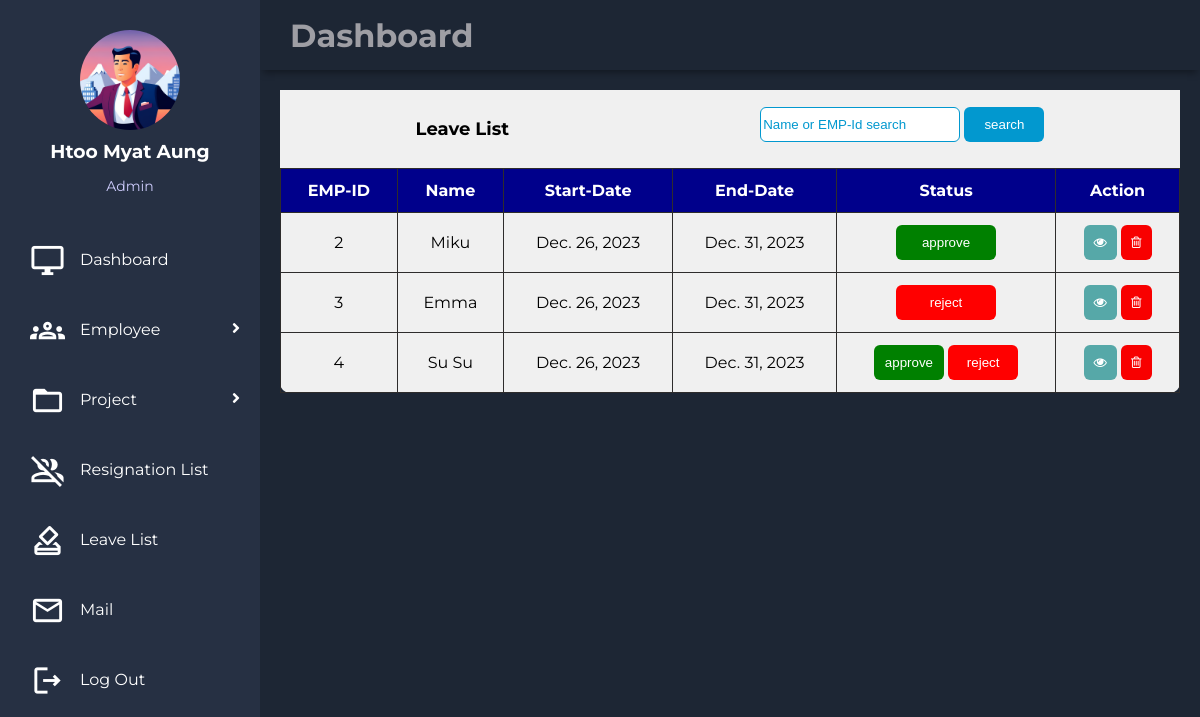
The app's page /ems/search_by1/ (signed in) with its own data.
### EMS_HR/models.py (models this page shows, shortened)
class empdetailModel(models.Model):
    id = models.AutoField(primary_key=True)
    name = models.CharField(max_length=50)
    address = models.TextField()
    birthday = models.DateField()
    image = models.ImageField()
    user = models.OneToOneField(User, on_delete=models.CASCADE)

class empcreateModel(models.Model):
    id = models.AutoField(primary_key=True)
    user = models.OneToOneField(User, on_delete=models.CASCADE)
    phone = models.CharField(max_length=16)
    salary = models.CharField(max_length=50)
    position = models.ForeignKey(positionModel, on_delete=models.CASCADE, default=None)
    gender = models.ForeignKey(genderModel, on_delete=models.CASCADE, default=None)
    image = models.ImageField(default=None, blank=True)
    create_at = models.DateTimeField(default=None)

class positionModel(models.Model):
    name = models.CharField(max_length=50)

class leaveModel(models.Model):
    empid = models.IntegerField(default=None)
    name = models.CharField(max_length=50)
    start_date = models.DateField()
    end_date = models.DateField()
    description = models.TextField(default=None)
    status = models.CharField(max_length=12,default='pending')
    author = models.ForeignKey(User, on_delete=models.CASCADE, default=None)
    create_at = models.DateTimeField(default=None)

### EMS_HR/views.py (the view)
# urls.py: path('search_by1/', search_by1),
@permission_required('EMS_HR.view_leavemodel', login_url='login')
def search_by1(request):
    search = request.GET.get('search')
    if search:
        leave = leaveModel.objects.filter(
            Q(empid__icontains=search) |
            Q(name__icontains=search)
        )
        return render(request, 'leave_view.html', {'leave': leave})
    else:
        leave = leaveModel.objects.all().order_by('-create_at')
        return render(request, 'leave_view.html', {'leave': leave})

### utils/context_processor.py (called while the page is built)
def profile(request):
    try:
        userdetail = empdetailModel.objects.get(user_id = request.user.id)
        return {'userdetail':userdetail}
    except Exception:
        return {'userdetail':None}

def create(request):
    try:
        empdetail = empcreateModel.objects.get(user_id = request.user.id)
        return {'empdetail':empdetail}
    except Exception:
        return {'empdetail':None}

### EMS_HR/templates/leave_view.html (shortened to what this page needs)
{% extends "base.html" %}
{% block body %}
{% load static %}
<link rel="stylesheet" href="{% static 'css/style3.css' %}">
<link rel="stylesheet" href="{% static 'css/paginator.css' %}">
<main class="main-container">
        <div class="box">
                <div class="table-header">
                    <p>Leave List</p>
                    <form action="/ems/search_by1">
                        <input type="search" name="search" placeholder="Name or EMP-Id search" style="height:35px;width:200px;">
                        <button class="add-new" type="submit">search</button>
                    </form>
                </div>
                {% if leave %}
                <table class="table">
                    <thead>
                        <th>EMP-ID</th>
                        <th>Name</th>
                        <th>Start-Date</th>
                        <th>End-Date</th>
                        <th>Status</th>
                        <th>Action</th>
                    </thead>
                    {% for i in leave %}
                    <tbody>
                        <tr>
                            <td data-label="EMP-ID">{{i.empid}}</td>
                            <td data-label="Name">{{i.name}}</td>
                            <td data-label="Start-Date">{{i.start_date}}</td>
                            <td data-label="End-Date">{{i.end_date}}</td>
                            <td data-label="Status">
                                {% if i.status == "pending" %}
                                <a href="/ems/leave/approve/{{i.id}}/" onclick="return confirm('Are you sure?');"><button style="background-color:green;width:70px;">approve</button></a>
                                <a href="/ems/leave/reject/{{i.id}}/" onclick="return confirm('Are you sure?');"><button style="background-color:red;width:70px;">reject</button></a>
                                {% elif i.status == "approve" %}
                                <button class="disabled" style="background-color:green;width:100px;">approve</button>
                                {% elif i.status == "reject" %}
                                <button class="disabled" style="background-color:red;width:100px;">reject</button>
                                {% endif %}
                            </td>
                            <td data-label="Action">
                                <a href="/ems/leave/detail/{{i.id}}/"><button style="background-color:rgb(86, 168, 168)"><i class="fa fa-eye"></i></button></a>
                                <a href="/ems/leave/delete/{{i.id}}/" onclick="return confirm('Are you sure?');"><button style="background-color:#f80000;"><i class="fa fa-trash-o"></i></button></a>
                            </td>
                        </tr>
                    </tbody>
                    {% endfor %}
                    {% else %}
                            <font align="center"><h3>Nothing to show!</h3></font>
                    {% endif %}
                </table>
            </div>
        </div>
{% endblock %}

### templates/sidebar.html (shortened to what this page needs)
{% load static %}
<!DOCTYPE html>
<html>
    <body>
      <aside id="sidebar">
        {%if userdetail.image %}
		    <div class="profile">
                <a href="/ems/profile/create/"><img src="{{ userdetail.image.url }}"></a>
                <h3>{{ userdetail.name}}</h3>
                <p>{{ empdetail.position.name }}</p>
            </div>
            {% else %}
            <div class="profile">
                <a href="/ems/profile/create"><img src="{% static 'images/profile.jpg' %}"></a>
            </div>
            {% endif %}
        <div class="menu">
            <div class="item"><a href="/ems/dashboard"><span class="material-icons-outlined">desktop_windows</span>Dashboard</a></div>
            {% if empdetail.position.name == "Admin" %}
            <div class="item"><a class="sub-btn"><span class="material-icons-outlined">groups</span>Employee
                <i class="fas fa-angle-right dropdown"></i>
                </a>
            </div>
            {% endif %}
            {% if empdetail.position.name == "Admin"%}
            <div class="item" ><a class="sub-btn"><span class="material-icons-outlined">folder_open</span>Project
                <i class="fas fa-angle-right dropdown"></i>
                </a>
            </div>
            {% endif %}
            {% if empdetail.position.name == "Admin" %}
            <div class="item"><a href="/ems/res/view"><span class="material-icons-outlined">group_off</span>Resignation List</a></div>
            <div class="item"><a href="/ems/leave/view"><span class="material-icons-outlined">how_to_vote</span>Leave List</a></div>
            {% elif empdetail.position.name == "Manager" %}
            <div class="item"><a href="/ems/res/create"><span class="material-icons-outlined">group_off</span>Resignation</a></div>
            <div class="item"><a href="/ems/leave/create"><span class="material-icons-outlined">how_to_vote</span>Leave</a></div>
            {% elif empdetail.position.name == "Project Manager" %}
            <div class="item"><a href="/ems/res/create"><span class="material-icons-outlined">group_off</span>Resignation</a></div>
            <div class="item"><a href="/ems/leave/create"><span class="material-icons-outlined">how_to_vote</span>Leave</a></div>
            {% elif empdetail.position.name == "Developer" %}
            <div class="item"><a href="/ems/res/create"><span class="material-icons-outlined">group_off</span>Resignation</a></div>
            <div class="item"><a href="/ems/leave/create"><span class="material-icons-outlined">how_to_vote</span>Leave</a></div>
            {% endif %}
            {% if empdetail.position.name == "Admin" %}
            <div class="item"><a href="/ems/mail"><span class="material-icons-outlined">email</span>Mail</a></div>
            {% elif empdetail.position.name == "Manager" %}
            <div class="item"><a href="/ems/mail"><span class="material-icons-outlined">email</span>Mail</a></div>
            {% elif empdetail.position.name == "Developer" %}
            <div class="item"><a href="/ems/mail"><span class="material-icons-outlined">email</span>Mail</a></div>
            {% elif empdetail.position.name == "Project Manager" %}
            <div class="item"><a href="/ems/mail"><span class="material-icons-outlined">email</span>Mail</a></div>
            {% endif %}
            <div class="item"><a href="/logout"><span class="material-icons-outlined">logout</span>Log Out</a></div>
        </div>
       </aside>
    </body>
</html>

### static/css/style1.css (style rules this page uses)
body { margin: 0; padding: 0; background-color: #1d2634; color: #9e9ea4; font-family: 'Montserrat', sans-serif; }
.material-icons-outlined { vertical-align: middle; line-height: 1px; font-size: 35px; }
.menu { width:100%; }
#sidebar { grid-area: sidebar; height: 100%; background-color: #263043; overflow-y: auto; transition: all 0.5s; -webkit-transition: all 0.5s; }
.main-container { grid-area: main; overflow-y: auto; padding: 20px 20px; color: rgba(255, 255, 255, 0.95); }
#sidebar .menu { width: 100%; margin-top: 30px; }
#sidebar .menu .item { position: relative; cursor: pointer; }
#sidebar .menu .item a { color: #fff; font-size: 16px; text-decoration: none; display: block; padding: 5px 30px; line-height: 60px; }
#sidebar .menu .item i { margin-right: 15px; }
.item span { margin-right:15px; }
#sidebar .menu .item a .dropdown { position: absolute; right: 0; margin: 20px; transition: 0.3s ease; }
.profile { margin-top:30px; margin-bottom:15px; text-align:center; }
.profile img { display:block; width: 100px; height:100px; border-radius: 50%; margin: 0 auto; }
.profile h3 { color: #ffffff; margin:10px 0 5px; }
.profile p { color:rgba(206,204,253); font-size:14px; }

### static/css/style3.css (style rules this page uses)
.box { margin:0; padding:0; background-color:rgba(240,240,240); color:#000000; box-sizing:border-box; text-align:center; height:auto; border-radius:10px; }
.table { width:100%; border-collapse:collapse; }
.table-header { display:flex; justify-content:space-around; align-items:center; padding:10px; background-color:rgba(240,240,240); }
.table-header > p { color:#000000; font-size:large; font-weight:bold; }
button { outline:none; border:none; cursor:pointer; border-radius:6px; padding:10px; color:#ffffff; }
.add-new { padding:10px 20px; color:#ffffff; background-color:#0298cf; }
input { outline:none; border:1px solid #0298cf; border-radius: 6px; color:#0298cf; margin-bottom:10px; }
.table th { background-color:darkblue; color:#ffffff; }
th ,td { border:1px solid rgb(46, 44, 44); padding:12px 15px; text-align: center; color:#000000; font-size:16px; }
::placeholder { color:#0298cf; }

### records on screen
empdetailModel: image (picture), name "Htoo Myat Aung"
empcreateModel: position.name "Admin"
leaveModel: empid "2", name "Miku", start_date "Dec. 26, 2023", end_date "Dec. 31, 2023", status "approve"
leaveModel: empid "3", name "Emma", start_date "Dec. 26, 2023", end_date "Dec. 31, 2023", status "reject"
leaveModel: empid "4", name "Su Su", start_date "Dec. 26, 2023", end_date "Dec. 31, 2023"
